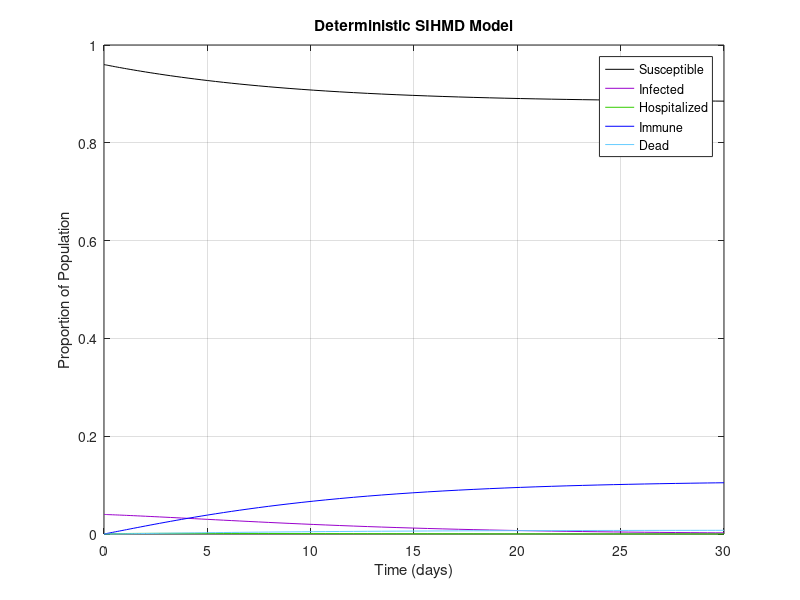

MATLAB code to generate this figure: (Note: this script raises an error after producing the figure.)
%        -> d
%             -> m
% s -> i -> h -> d
%             -> s
%        -> m
%        -> s
% Agents start susceptible, infected, or immune
%
% Infections spread at the rate of the possible pairs between s and i still
% Infected agents can move to one of four compartments: immune, susceptible 
% (currently healthy but able to get sick again), hospitalized, and dead
%
% Immune and dead populations never change
% 
% Hospitalized agents can move to one of three compartments: immune, 
% susceptible (currently healthy but able to get sick again), and dead

% rates provided by https://data.who.int/dashboards/covid19/cases
function advanced_ipc_model() 
    s0 = 0.96;
    i0 = 0.04;
    m0 = 1 - s0 - i0; % assume that at time 0, no one is immune
    Ns = [316,1000,3162,10000];

    constants.susceptible_event_rate = 1.3; 
    constants.s_i_prob = 1; % susceptible agents can only become infected

    constants.infected_event_rate = 1;
    constants.i_m_prob = 0.2; % 20% of people who catch covid have long-term immunity
    constants.i_d_prob = 0.010175; % 1052449 deaths with covid as primary factor, out of 103436829 cases
    constants.i_h_prob = 0.04; % 4% of people who catch covid become hospitalized
    constants.i_s_prob = 1 - constants.i_m_prob - constants.i_h_prob - ...
        constants.i_d_prob; % the rest of infected become healthy, but not forever
    
    constants.hospitalized_event_rate = 1; 
    constants.h_m_prob = 0.6; % since the infection was more severe, agents develop stronger immunity
    constants.h_d_prob = 0.15; % on average, 15% of hospitalized patients die
    constants.h_s_prob = 1 - constants.h_m_prob - ...
        constants.h_d_prob; % the rest become healthy, but not forever
    
    constants.max_t = 30;
    
    % Deterministic Model
    beta = constants.s_i_prob;
    gamma = constants.infected_event_rate;
    alpha = constants.hospitalized_event_rate;

    y0 = [s0; i0; 0; m0; 0]; 
    tspan = [0 constants.max_t];

    % Solve ODE
    [t_det, y_det] = ode45(@(t, y) sihmd_system_struct(t, y, constants, beta, gamma, alpha), tspan, y0);

    % Plot deterministic model
    plot_deterministic(t_det, y_det);



    for i = 1:numel(Ns)
        constants.N = Ns(i);
        I0 = round(i0 * constants.N);
        M0 = round(m0 * constants.N);
        S0 = constants.N - I0 - M0; % defined like this to ensure the agent sum is correct

        % Arrays of agents
        S = 1:S0;
        I = (S0+1):(S0+I0);
        H = [];
        M = (S0+I0+1):constants.N;
        D = [];

        data.ns = S0;
        data.ni = I0;
        data.nh = 0;
        data.nm = M0;
        data.nd = 0;
        data.T = 0;

        %% Perform Simulations
        data = simulate_ipc(S, I, H, M, D, constants, data);

        %% Feed the function 'data' to plot all compartments, or just name a single one
        %plot_compartment_vs_time(data.T, data, constants.N, "All");
        plot_compartment_vs_time(data.T, data.ns, constants.N, "Susceptible")
    end

end

function data = simulate_ipc(S, I, H, M, D, constants, data) 
    ns = numel(S);
    ni = numel(I);
    nh = numel(H);
    nm = numel(M);
    nd = numel(D);

    s_clock = constants.susceptible_event_rate * ns * ni / constants.N;
    i_clock = constants.infected_event_rate * ni;
    h_clock = constants.hospitalized_event_rate * nh;
    master_clock = s_clock + i_clock + h_clock;

    if data.T(end) >= constants.max_t || master_clock == 0
        disp("Done!");
        return;
    end

    data.ns(end+1) = ns;
    data.ni(end+1) = ni;
    data.nh(end+1) = nh;
    data.nm(end+1) = nm;
    data.nd(end+1) = nd;

    dt = exprnd(1 / master_clock);
    data.T(end+1) = data.T(end) + dt;

    r = rand;
    if (r < s_clock / master_clock)                 % transition from s to i
        I(end+1) = S(end);
        S(end) = [];
    elseif (r < (s_clock + i_clock) / master_clock) % transition from i to [s h m d]
        r2 = rand;
        if r2 < constants.i_h_prob                              % i to h
            H(end+1) = I(end); 
            I(end) = [];
        elseif r2 < (constants.i_h_prob + constants.i_m_prob)   % i to m
            M(end+1) = I(end);
            I(end) = [];
        elseif r2 < (constants.i_h_prob + constants.i_m_prob + constants.i_d_prob) % i to d
            D(end+1) = I(end);
            I(end) = []; 
        else                                                    % i to s
            S(end+1) = I(end);
            I(end) = [];
        end
    else                                            % transition from h to [s m d]
        r2 = rand;
        if r2 < constants.h_s_prob                              % h to s
            S(end+1) = H(end);
            H(end) = [];
        elseif r2 < (constants.h_s_prob + constants.h_m_prob)   % h to m
            M(end+1) = H(end);
            H(end) = [];
        else                                                    % h to d
            D(end+1) = H(end);
            H(end) = [];
        end
    end

    data = simulate_ipc(S, I, H, M, D, constants, data);
end

function plot_compartment_vs_time(time, data, N, compartment)
    figure;
    hold on;

    if isstruct(data)
        % Full data struct provided
        plot(time, data.ns / N, 'b', 'DisplayName', 'Susceptible');
        plot(time, data.ni / N, 'r', 'DisplayName', 'Infected');
        plot(time, data.nh / N, 'k', 'DisplayName', 'Hospitalized');
        plot(time, data.nm / N, 'g', 'DisplayName', 'Immune');
        plot(time, data.nd / N, 'm', 'DisplayName', 'Dead');
        ylabel('Proportion');
        legend('Location', 'eastoutside');
        title(['Compartment Proportions vs Time (N = ', num2str(N), ')']);
    elseif isnumeric(data)
        % Single compartment provided
        plot(time, data / N, 'b', 'DisplayName', 'Single Compartment');
        ylabel('Proportion');
        legend(compartment);
        title([compartment, ' Proportions vs Time (N = ', num2str(N), ')']);
    else
        error('Input must be either a struct or a numeric array.');
    end

    xlabel('Time');
    grid on;
    hold off;
end

function dydt = sihmd_system_struct(~, y, constants, beta, gamma, alpha)
    s = y(1);
    i = y(2);
    h = y(3);
    m = y(4);
    d = y(5);

    % Using constants from struct
    ds = -beta * s * i + gamma * constants.i_s_prob * i + alpha * constants.h_s_prob * h;
    di = beta * s * i - gamma * i;
    dh = gamma * constants.i_h_prob * i - alpha * h;
    dm = gamma * constants.i_m_prob * i + alpha * constants.h_m_prob * h;
    dd = gamma * constants.i_d_prob * i + alpha * constants.h_d_prob * h;

    dydt = [ds; di; dh; dm; dd];
end

function plot_deterministic(t, y)
    s = y(:,1);
    i = y(:,2);
    h = y(:,3);
    m = y(:,4);
    d = y(:,5);

    figure;
    plot(t, s, '-k'); hold on;
    plot(t, i, 'Color', [0.6 0 0.8]);
    plot(t, h, 'Color', [0.2 0.8 0]);
    plot(t, m, 'Color', [0 0 1]);
    plot(t, d, 'Color', [0.4 0.8 1]);

    title('Deterministic SIHMD Model');
    xlabel('Time (days)');
    ylabel('Proportion of Population');
    legend({'Susceptible', 'Infected', 'Hospitalized', 'Immune', 'Dead'});
    grid on;
end
